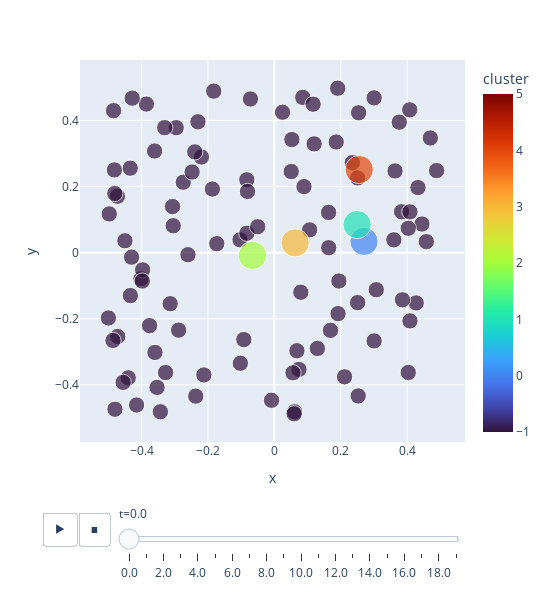

Write notebook code for a chart like this one.
### Markdown cell above
...And we repeat the process until some stopping criterion is met. For example we may just set a maximum iteration number, or we may stop when the centroids stop moving, or the cluster membership stops changing, etc. 
For this demo, we'll just use a maximum number of iterations. 

So, a movie of the whole process can look like this:

### Code cell
#| code-fold: true
#| code-summary: "Show the code" 
#| label: fig-kmeans-movie
#| fig-cap: "In this movie, each step will either be the 'membership' step or the 'centroid moving' step."


centroids = orig_centroids.copy() # start over
cluster_memb = -1+np.zeros( (datak.shape[0],1) ,dtype=int) 
maxiter = 10
plot_kmeans(datak, centroids, cluster_memb=cluster_memb)
ts = np.arange(2*maxiter,dtype=int)

columns = ['t','x','y','sizes','cluster','point_number']
total_points = npoints + k  # points + clusters
movie_data = np.zeros( (len(ts)*total_points, len(columns)) )  # giant data array for all data points at all times
movie_data[:,0] = np.repeat(ts, total_points)          # t

xs = np.concatenate( ( datak[:,0], centroids[:,0] ) ) # initial xs
ys = np.concatenate( ( datak[:,1], centroids[:,1] ) ) # initial ys
movie_data[:,1] = np.tile(xs, len(ts))
movie_data[:,2] = np.tile(ys, len(ts))

sizes = np.ones(total_points,dtype=int)
sizes[-k:] = 3
movie_data[:,3] = np.tile(sizes, len(ts)) # sizes is repeated for all times

cs = -2 + np.ones(total_points,dtype=int)
cs[-k:] = np.arange(k, dtype=int)
movie_data[:,4] = np.tile(cs, len(ts))

movie_data[:,5] = np.tile(np.arange(total_points), len(ts))  # point_number is repeated for all time

for t in ts:
    if t==0: 
        continue # leave initial data as step 0
    elif t % 2 == 1: 
        cluster_memb = calc_cluster_membership(datak, centroids)
    else:
        centroids = move_centroids(centroids, datak, cluster_memb)

    start, end = t*total_points, (t+1)*total_points  
    movie_data[start:end, 1] = np.concatenate( (datak[:,0], centroids[:,0]) )    # xs
    movie_data[start:end, 2] = np.concatenate( (datak[:,1], centroids[:,1]) )    # ys
    movie_data[start:end, 4] = np.concatenate( (cluster_memb, np.arange(k, dtype=int)) )  # cluster membership
    
    
df = pd.DataFrame(movie_data, columns=columns)
#df['cluster'] = df['cluster'].astype(int).astype(str) # use discrete colormap
#display(df)


fig = px.scatter(df, x="x", y="y", animation_frame="t", animation_group="point_number",
           color="cluster", hover_name="cluster", hover_data=['point_number'],
           size='sizes', width=550, height=600, range_color=(-1,k), color_continuous_scale='Turbo'
           )
fig.layout.updatemenus[0].buttons[0].args[1]["transition"]["duration"] = 0 # don't interpolate frames
display(fig)
#print("Caption: In this movie, each step will either be the 'membership' step or \nthe 'centroid moving' step.")

### Figure 1 — Plotly figure (JSON) as saved in the notebook; plotly's stock layout.template omitted (floating-point values rounded to 4 significant figures)
{"data": [{"customdata": [[0], [1], [2], [3], [4], [5], [6], [7], [8], [9], [10], [11], [12], [13], [14], [15], [16], [17], [18], [19], [20], [21], [22], [23], [24], [25], [26], [27], [28], [29], [30], [31], [32], [33], [34], [35], [36], [37], [38], [39], [40], [41], [42], [43], [44], [45], [46], [47], [48], [49], [50], [51], [52], [53], [54], [55], [56], [57], [58], [59], [60], [61], [62], [63], [64], [65], [66], [67], [68], [69], [70], [71], [72], [73], [74], [75], [76], [77], [78], [79], [80], [81], [82], [83], [84], [85], [86], [87], [88], [89], [90], [91], [92], [93], [94], [95], [96], [97], [98], [99], [100], [101], [102], [103], [104]], "hovertemplate": "<b>%{hovertext}</b><br><br>t=0.0<br>x=%{x}<br>y=%{y}<br>sizes=%{marker.size}<br>point_number=%{customdata[0]}<br>cluster=%{marker.color}<extra></extra>", "hovertext": [-1, -1, -1, -1, -1, -1, -1, -1, -1, -1, -1, -1, -1, -1, -1, -1, -1, -1, -1, -1, -1, -1, -1, -1, -1, -1, -1, -1, -1, -1, -1, -1, -1, -1, -1, -1, -1, -1, -1, -1, -1, -1, -1, -1, -1, -1, -1, -1, -1, -1, -1, -1, -1, -1, -1, -1, -1, -1, -1, -1, -1, -1, -1, -1, -1, -1, -1, -1, -1, -1, -1, -1, -1, -1, -1, -1, -1, -1, -1, -1, -1, -1, -1, -1, -1, -1, -1, -1, -1, -1, -1, -1, -1, -1, -1, -1, -1, -1, -1, -1, 0, 1, 2, 3, 4], "ids": [0, 1, 2, 3, 4, 5, 6, 7, 8, 9, 10, 11, 12, 13, 14, 15, 16, 17, 18, 19, 20, 21, 22, 23, 24, 25, 26, 27, 28, 29, 30, 31, 32, 33, 34, 35, 36, 37, 38, 39, 40, 41, 42, 43, 44, 45, 46, 47, 48, 49, 50, 51, 52, 53, 54, 55, 56, 57, 58, 59, 60, 61, 62, 63, 64, 65, 66, 67, 68, 69, 70, 71, 72, 73, 74, 75, 76, 77, 78, 79, 80, 81, 82, 83, 84, 85, 86, 87, 88, 89, 90, 91, 92, 93, 94, 95, 96, 97, 98, 99, 100, 101, 102, 103, 104], "legendgroup": "", "marker": {"color": [-1, -1, -1, -1, -1, -1, -1, -1, -1, -1, -1, -1, -1, -1, -1, -1, -1, -1, -1, -1, -1, -1, -1, -1, -1, -1, -1, -1, -1, -1, -1, -1, -1, -1, -1, -1, -1, -1, -1, -1, -1, -1, -1, -1, -1, -1, -1, -1, -1, -1, -1, -1, -1, -1, -1, -1, -1, -1, -1, -1, -1, -1, -1, -1, -1, -1, -1, -1, -1, -1, -1, -1, -1, -1, -1, -1, -1, -1, -1, -1, -1, -1, -1, -1, -1, -1, -1, -1, -1, -1, -1, -1, -1, -1, -1, -1, -1, -1, -1, -1, 0, 1, 2, 3, 4], "coloraxis": "coloraxis", "size": [1, 1, 1, 1, 1, 1, 1, 1, 1, 1, 1, 1, 1, 1, 1, 1, 1, 1, 1, 1, 1, 1, 1, 1, 1, 1, 1, 1, 1, 1, 1, 1, 1, 1, 1, 1, 1, 1, 1, 1, 1, 1, 1, 1, 1, 1, 1, 1, 1, 1, 1, 1, 1, 1, 1, 1, 1, 1, 1, 1, 1, 1, 1, 1, 1, 1, 1, 1, 1, 1, 1, 1, 1, 1, 1, 1, 1, 1, 1, 1, 1, 1, 1, 1, 1, 1, 1, 1, 1, 1, 1, 1, 1, 1, 1, 1, 1, 1, 1, 1, 3, 3, 3, 3, 3], "sizemode": "area", "sizeref": 0.0075, "symbol": "circle"}, "mode": "markers", "name": "", "orientation": "v", "showlegend": false, "type": "scatter", "x": [-0.08298, -0.4999, -0.3532, -0.3137, -0.1032, -0.08081, -0.2955, -0.4726, -0.0827, -0.3596, 0.3007, -0.1866, 0.3764, -0.415, -0.3302, -0.4017, 0.4579, 0.1919, 0.1865, -0.4817, 0.4889, -0.2196, -0.3968, 0.4086, -0.2122, -0.4806, -0.2884, -0.008427, 0.07412, 0.08931, -0.3977, 0.1944, -0.45, 0.1638, 0.4446, 0.4034, -0.3607, -0.1023, 0.4275, 0.2508, 0.3833, 0.2509, -0.2301, -0.07191, 0.1634, -0.3853, -0.05009, -0.09186, 0.4034, -0.4971, -0.1734, 0.3859, 0.4085, -0.4842, 0.1909, -0.3277, 0.4326, -0.434, 0.2539, 0.2115, -0.4801, -0.4717, 0.36, 0.05282, -0.3758, 0.08576, 0.06103, 0.3006, 0.3071, 0.3635, 0.05624, -0.4401, -0.4554, -0.2743, 0.05972, -0.428, 0.0681, -0.2477, -0.3046, 0.47, -0.2602, 0.12, -0.3432, -0.43, 0.1063, -0.1826, 0.07975, 0.05095, 0.1692, -0.4337, 0.1297, 0.2528, -0.2397, -0.3066, 0.02467, -0.2367, 0.2351, 0.4078, -0.486, 0.1168, 0.2701, 0.2494, -0.066, 0.06259, 0.2557], "xaxis": "x", "y": [0.2203, -0.1977, -0.4077, -0.1544, 0.03882, 0.1852, 0.3781, 0.1705, 0.05869, -0.3019, 0.4683, 0.1923, 0.3946, -0.4609, 0.3781, -0.07889, 0.03317, -0.1845, 0.3346, 0.2501, 0.2482, 0.2893, -0.05211, -0.2064, -0.37, 0.1788, -0.2345, -0.4466, -0.3533, 0.1998, -0.08594, -0.08582, 0.0359, 0.01489, 0.08656, -0.3625, 0.3074, -0.3346, -0.1522, 0.226, 0.1237, -0.1511, 0.3959, 0.4648, 0.1217, 0.4495, 0.07839, -0.263, 0.07368, 0.1171, 0.02706, -0.1427, 0.1234, 0.4294, 0.4973, -0.3629, 0.1968, 0.2555, 0.423, -0.3757, -0.4738, -0.2538, 0.03883, 0.342, -0.2208, 0.4696, -0.4814, -0.267, -0.1121, 0.2471, -0.3635, -0.3787, -0.3925, 0.213, -0.4874, 0.4673, -0.2967, 0.2438, 0.08136, 0.3468, -0.00623, 0.329, -0.4814, -0.01365, 0.06885, 0.4886, -0.1199, 0.2453, -0.2351, -0.1299, -0.2898, -0.4335, 0.3048, 0.1395, 0.4248, -0.434, 0.2722, 0.432, -0.2656, 0.449, 0.03399, 0.08494, -0.008406, 0.02973, 0.2512], "yaxis": "y"}], "layout": {"coloraxis": {"cmax": 5, "cmin": -1, "colorbar": {"title": {"text": "cluster"}}, "colorscale": [[0, "#30123b"], [0.07143, "#4145ab"], [0.1429, "#4675ed"], [0.2143, "#39a2fc"], [0.2857, "#1bcfd4"], [0.3571, "#24eca6"], [0.4286, "#61fc6c"], [0.5, "#a4fc3b"], [0.5714, "#d1e834"], [0.6429, "#f3c63a"], [0.7143, "#fe9b2d"], [0.7857, "#f36315"], [0.8571, "#d93806"], [0.9286, "#b11901"], [1, "#7a0402"]]}, "height": 600, "legend": {"itemsizing": "constant", "tracegroupgap": 0}, "margin": {"t": 60}, "sliders": [{"active": 0, "currentvalue": {"prefix": "t="}, "len": 0.9, "pad": {"b": 10, "t": 60}, "steps": [{"args": [["0.0"], {"frame": {"duration": 0, "redraw": false}, "fromcurrent": true, "mode": "immediate", "transition": {"duration": 0, "easing": "linear"}}], "label": "0.0", "method": "animate"}, {"args": [["1.0"], {"frame": {"duration": 0, "redraw": false}, "fromcurrent": true, "mode": "immediate", "transition": {"duration": 0, "easing": "linear"}}], "label": "1.0", "method": "animate"}, {"args": [["2.0"], {"frame": {"duration": 0, "redraw": false}, "fromcurrent": true, "mode": "immediate", "transition": {"duration": 0, "easing": "linear"}}], "label": "2.0", "method": "animate"}, {"args": [["3.0"], {"frame": {"duration": 0, "redraw": false}, "fromcurrent": true, "mode": "immediate", "transition": {"duration": 0, "easing": "linear"}}], "label": "3.0", "method": "animate"}, {"args": [["4.0"], {"frame": {"duration": 0, "redraw": false}, "fromcurrent": true, "mode": "immediate", "transition": {"duration": 0, "easing": "linear"}}], "label": "4.0", "method": "animate"}, {"args": [["5.0"], {"frame": {"duration": 0, "redraw": false}, "fromcurrent": true, "mode": "immediate", "transition": {"duration": 0, "easing": "linear"}}], "label": "5.0", "method": "animate"}, {"args": [["6.0"], {"frame": {"duration": 0, "redraw": false}, "fromcurrent": true, "mode": "immediate", "transition": {"duration": 0, "easing": "linear"}}], "label": "6.0", "method": "animate"}, {"args": [["7.0"], {"frame": {"duration": 0, "redraw": false}, "fromcurrent": true, "mode": "immediate", "transition": {"duration": 0, "easing": "linear"}}], "label": "7.0", "method": "animate"}, {"args": [["8.0"], {"frame": {"duration": 0, "redraw": false}, "fromcurrent": true, "mode": "immediate", "transition": {"duration": 0, "easing": "linear"}}], "label": "8.0", "method": "animate"}, {"args": [["9.0"], {"frame": {"duration": 0, "redraw": false}, "fromcurrent": true, "mode": "immediate", "transition": {"duration": 0, "easing": "linear"}}], "label": "9.0", "method": "animate"}, {"args": [["10.0"], {"frame": {"duration": 0, "redraw": false}, "fromcurrent": true, "mode": "immediate", "transition": {"duration": 0, "easing": "linear"}}], "label": "10.0", "method": "animate"}, {"args": [["11.0"], {"frame": {"duration": 0, "redraw": false}, "fromcurrent": true, "mode": "immediate", "transition": {"duration": 0, "easing": "linear"}}], "label": "11.0", "method": "animate"}, {"args": [["12.0"], {"frame": {"duration": 0, "redraw": false}, "fromcurrent": true, "mode": "immediate", "transition": {"duration": 0, "easing": "linear"}}], "label": "12.0", "method": "animate"}, {"args": [["13.0"], {"frame": {"duration": 0, "redraw": false}, "fromcurrent": true, "mode": "immediate", "transition": {"duration": 0, "easing": "linear"}}], "label": "13.0", "method": "animate"}, {"args": [["14.0"], {"frame": {"duration": 0, "redraw": false}, "fromcurrent": true, "mode": "immediate", "transition": {"duration": 0, "easing": "linear"}}], "label": "14.0", "method": "animate"}, {"args": [["15.0"], {"frame": {"duration": 0, "redraw": false}, "fromcurrent": true, "mode": "immediate", "transition": {"duration": 0, "easing": "linear"}}], "label": "15.0", "method": "animate"}, {"args": [["16.0"], {"frame": {"duration": 0, "redraw": false}, "fromcurrent": true, "mode": "immediate", "transition": {"duration": 0, "easing": "linear"}}], "label": "16.0", "method": "animate"}, {"args": [["17.0"], {"frame": {"duration": 0, "redraw": false}, "fromcurrent": true, "mode": "immediate", "transition": {"duration": 0, "easing": "linear"}}], "label": "17.0", "method": "animate"}, {"args": [["18.0"], {"frame": {"duration": 0, "redraw": false}, "fromcurrent": true, "mode": "immediate", "transition": {"duration": 0, "easing": "linear"}}], "label": "18.0", "method": "animate"}, {"args": [["19.0"], {"frame": {"duration": 0, "redraw": false}, "fromcurrent": true, "mode": "immediate", "transition": {"duration": 0, "easing": "linear"}}], "label": "19.0", "method": "animate"}], "x": 0.1, "xanchor": "left", "y": 0, "yanchor": "top"}], "updatemenus": [{"buttons": [{"args": [null, {"frame": {"duration": 500, "redraw": false}, "fromcurrent": true, "mode": "immediate", "transition": {"duration": 0, "easing": "linear"}}], "label": "&#9654;", "method": "animate"}, {"args": [[null], {"frame": {"duration": 0, "redraw": false}, "fromcurrent": true, "mode": "immediate", "transition": {"duration": 0, "easing": "linear"}}], "label": "&#9724;", "method": "animate"}], "direction": "left", "pad": {"r": 10, "t": 70}, "showactive": false, "type": "buttons", "x": 0.1, "xanchor": "right", "y": 0, "yanchor": "top"}], "width": 550, "xaxis": {"anchor": "y", "domain": [0, 1], "title": {"text": "x"}}, "yaxis": {"anchor": "x", "domain": [0, 1], "title": {"text": "y"}}}}
